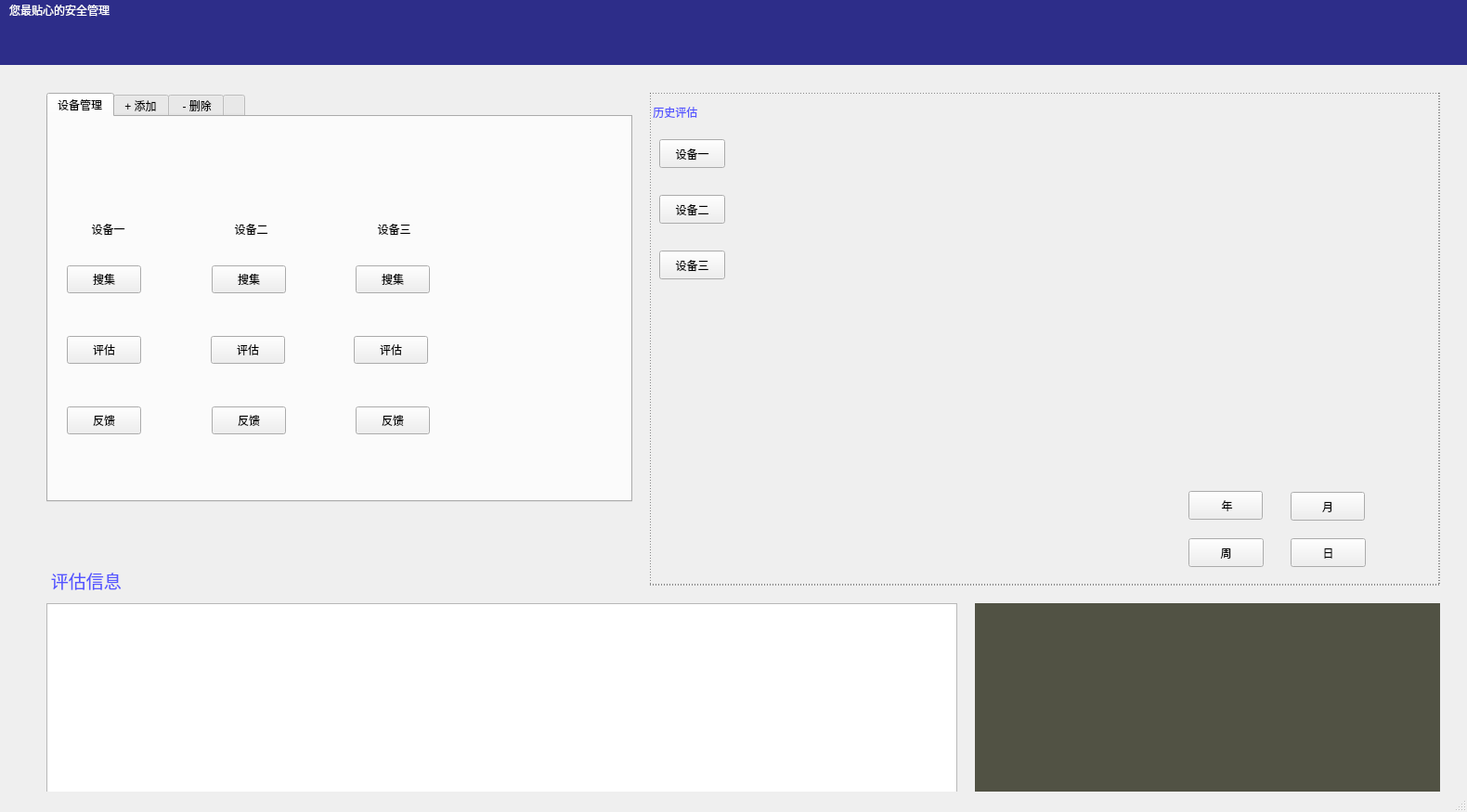
<?xml version="1.0" encoding="UTF-8"?>
<ui version="4.0">
 <class>MainWindow</class>
 <widget class="QMainWindow" name="MainWindow">
  <property name="geometry">
   <rect>
    <x>0</x>
    <y>0</y>
    <width>1580</width>
    <height>875</height>
   </rect>
  </property>
  <property name="maximumSize">
   <size>
    <width>16777215</width>
    <height>16777215</height>
   </size>
  </property>
  <property name="windowTitle">
   <string>MainWindow</string>
  </property>
  <property name="styleSheet">
   <string notr="true"/>
  </property>
  <property name="iconSize">
   <size>
    <width>18</width>
    <height>60</height>
   </size>
  </property>
  <widget class="QWidget" name="centralwidget">
   <widget class="QTabWidget" name="tabWidget">
    <property name="geometry">
     <rect>
      <x>50</x>
      <y>30</y>
      <width>631</width>
      <height>441</height>
     </rect>
    </property>
    <property name="currentIndex">
     <number>0</number>
    </property>
    <widget class="QWidget" name="tab1">
     <property name="styleSheet">
      <string notr="true"/>
     </property>
     <attribute name="title">
      <string>设备管理</string>
     </attribute>
     <widget class="QWidget" name="layoutWidget">
      <property name="geometry">
       <rect>
        <x>20</x>
        <y>300</y>
        <width>391</width>
        <height>54</height>
       </rect>
      </property>
      <layout class="QHBoxLayout" name="horizontalLayout_3">
       <item>
        <widget class="QPushButton" name="feedback1">
         <property name="minimumSize">
          <size>
           <width>0</width>
           <height>30</height>
          </size>
         </property>
         <property name="text">
          <string>反馈</string>
         </property>
        </widget>
       </item>
       <item>
        <spacer name="horizontalSpacer_5">
         <property name="orientation">
          <enum>Qt::Horizontal</enum>
         </property>
         <property name="sizeHint" stdset="0">
          <size>
           <width>40</width>
           <height>20</height>
          </size>
         </property>
        </spacer>
       </item>
       <item>
        <widget class="QPushButton" name="feedback2">
         <property name="minimumSize">
          <size>
           <width>0</width>
           <height>30</height>
          </size>
         </property>
         <property name="text">
          <string>反馈</string>
         </property>
        </widget>
       </item>
       <item>
        <spacer name="horizontalSpacer_6">
         <property name="orientation">
          <enum>Qt::Horizontal</enum>
         </property>
         <property name="sizeHint" stdset="0">
          <size>
           <width>40</width>
           <height>20</height>
          </size>
         </property>
        </spacer>
       </item>
       <item>
        <widget class="QPushButton" name="feedback3">
         <property name="minimumSize">
          <size>
           <width>0</width>
           <height>30</height>
          </size>
         </property>
         <property name="text">
          <string>反馈</string>
         </property>
        </widget>
       </item>
      </layout>
     </widget>
     <widget class="QWidget" name="layoutWidget">
      <property name="geometry">
       <rect>
        <x>20</x>
        <y>210</y>
        <width>389</width>
        <height>82</height>
       </rect>
      </property>
      <layout class="QHBoxLayout" name="horizontalLayout_2">
       <item>
        <widget class="QPushButton" name="evaluate1">
         <property name="minimumSize">
          <size>
           <width>0</width>
           <height>30</height>
          </size>
         </property>
         <property name="styleSheet">
          <string notr="true"/>
         </property>
         <property name="text">
          <string>评估</string>
         </property>
        </widget>
       </item>
       <item>
        <spacer name="horizontalSpacer_3">
         <property name="orientation">
          <enum>Qt::Horizontal</enum>
         </property>
         <property name="sizeHint" stdset="0">
          <size>
           <width>40</width>
           <height>20</height>
          </size>
         </property>
        </spacer>
       </item>
       <item>
        <widget class="QPushButton" name="evaluate1_2">
         <property name="minimumSize">
          <size>
           <width>0</width>
           <height>30</height>
          </size>
         </property>
         <property name="styleSheet">
          <string notr="true"/>
         </property>
         <property name="text">
          <string>评估</string>
         </property>
        </widget>
       </item>
       <item>
        <spacer name="horizontalSpacer_4">
         <property name="orientation">
          <enum>Qt::Horizontal</enum>
         </property>
         <property name="sizeHint" stdset="0">
          <size>
           <width>40</width>
           <height>20</height>
          </size>
         </property>
        </spacer>
       </item>
       <item>
        <widget class="QPushButton" name="evaluate1_3">
         <property name="minimumSize">
          <size>
           <width>0</width>
           <height>30</height>
          </size>
         </property>
         <property name="styleSheet">
          <string notr="true"/>
         </property>
         <property name="text">
          <string>评估</string>
         </property>
        </widget>
       </item>
      </layout>
     </widget>
     <widget class="QWidget" name="layoutWidget">
      <property name="geometry">
       <rect>
        <x>20</x>
        <y>110</y>
        <width>391</width>
        <height>22</height>
       </rect>
      </property>
      <layout class="QHBoxLayout" name="horizontalLayout_4">
       <item>
        <spacer name="horizontalSpacer_9">
         <property name="orientation">
          <enum>Qt::Horizontal</enum>
         </property>
         <property name="sizeType">
          <enum>QSizePolicy::Fixed</enum>
         </property>
         <property name="sizeHint" stdset="0">
          <size>
           <width>20</width>
           <height>10</height>
          </size>
         </property>
        </spacer>
       </item>
       <item>
        <widget class="QLabel" name="label">
         <property name="text">
          <string>  设备一</string>
         </property>
        </widget>
       </item>
       <item>
        <spacer name="horizontalSpacer_7">
         <property name="orientation">
          <enum>Qt::Horizontal</enum>
         </property>
         <property name="sizeHint" stdset="0">
          <size>
           <width>40</width>
           <height>20</height>
          </size>
         </property>
        </spacer>
       </item>
       <item>
        <widget class="QLabel" name="label_4">
         <property name="text">
          <string>  设备二</string>
         </property>
        </widget>
       </item>
       <item>
        <spacer name="horizontalSpacer_8">
         <property name="orientation">
          <enum>Qt::Horizontal</enum>
         </property>
         <property name="sizeHint" stdset="0">
          <size>
           <width>40</width>
           <height>20</height>
          </size>
         </property>
        </spacer>
       </item>
       <item>
        <widget class="QLabel" name="label_5">
         <property name="text">
          <string>  设备三</string>
         </property>
        </widget>
       </item>
       <item>
        <spacer name="horizontalSpacer_10">
         <property name="orientation">
          <enum>Qt::Horizontal</enum>
         </property>
         <property name="sizeType">
          <enum>QSizePolicy::Fixed</enum>
         </property>
         <property name="sizeHint" stdset="0">
          <size>
           <width>20</width>
           <height>10</height>
          </size>
         </property>
        </spacer>
       </item>
      </layout>
     </widget>
     <widget class="QWidget" name="layoutWidget">
      <property name="geometry">
       <rect>
        <x>20</x>
        <y>140</y>
        <width>391</width>
        <height>71</height>
       </rect>
      </property>
      <layout class="QVBoxLayout" name="verticalLayout">
       <item>
        <layout class="QHBoxLayout" name="horizontalLayout">
         <item>
          <widget class="QPushButton" name="ask1">
           <property name="minimumSize">
            <size>
             <width>80</width>
             <height>30</height>
            </size>
           </property>
           <property name="styleSheet">
            <string notr="true"/>
           </property>
           <property name="text">
            <string>搜集</string>
           </property>
          </widget>
         </item>
         <item>
          <spacer name="horizontalSpacer_2">
           <property name="orientation">
            <enum>Qt::Horizontal</enum>
           </property>
           <property name="sizeHint" stdset="0">
            <size>
             <width>40</width>
             <height>20</height>
            </size>
           </property>
          </spacer>
         </item>
         <item>
          <widget class="QPushButton" name="ask2">
           <property name="minimumSize">
            <size>
             <width>0</width>
             <height>30</height>
            </size>
           </property>
           <property name="styleSheet">
            <string notr="true"/>
           </property>
           <property name="text">
            <string>搜集</string>
           </property>
          </widget>
         </item>
         <item>
          <spacer name="horizontalSpacer">
           <property name="orientation">
            <enum>Qt::Horizontal</enum>
           </property>
           <property name="sizeHint" stdset="0">
            <size>
             <width>40</width>
             <height>20</height>
            </size>
           </property>
          </spacer>
         </item>
         <item>
          <widget class="QPushButton" name="ask2_2">
           <property name="minimumSize">
            <size>
             <width>0</width>
             <height>30</height>
            </size>
           </property>
           <property name="styleSheet">
            <string notr="true"/>
           </property>
           <property name="text">
            <string>搜集</string>
           </property>
          </widget>
         </item>
        </layout>
       </item>
      </layout>
     </widget>
     <widget class="QWidget" name="layoutWidget">
      <property name="geometry">
       <rect>
        <x>20</x>
        <y>20</y>
        <width>391</width>
        <height>71</height>
       </rect>
      </property>
      <layout class="QHBoxLayout" name="horizontalLayout_5">
       <item>
        <widget class="QLabel" name="label_2">
         <property name="styleSheet">
          <string notr="true">border-image: url(:/SuCai/computer.png);</string>
         </property>
         <property name="text">
          <string/>
         </property>
        </widget>
       </item>
       <item>
        <spacer name="horizontalSpacer_11">
         <property name="orientation">
          <enum>Qt::Horizontal</enum>
         </property>
         <property name="sizeType">
          <enum>QSizePolicy::Preferred</enum>
         </property>
         <property name="sizeHint" stdset="0">
          <size>
           <width>40</width>
           <height>20</height>
          </size>
         </property>
        </spacer>
       </item>
       <item>
        <widget class="QLabel" name="label_3">
         <property name="styleSheet">
          <string notr="true">border-image: url(:/SuCai/computer.png);</string>
         </property>
         <property name="text">
          <string/>
         </property>
        </widget>
       </item>
       <item>
        <spacer name="horizontalSpacer_12">
         <property name="orientation">
          <enum>Qt::Horizontal</enum>
         </property>
         <property name="sizeType">
          <enum>QSizePolicy::Preferred</enum>
         </property>
         <property name="sizeHint" stdset="0">
          <size>
           <width>40</width>
           <height>20</height>
          </size>
         </property>
        </spacer>
       </item>
       <item>
        <widget class="QLabel" name="label_6">
         <property name="styleSheet">
          <string notr="true">border-image: url(:/SuCai/computer.png);</string>
         </property>
         <property name="text">
          <string/>
         </property>
        </widget>
       </item>
      </layout>
     </widget>
    </widget>
    <widget class="QWidget" name="tab_2">
     <attribute name="title">
      <string>+ 添加</string>
     </attribute>
    </widget>
    <widget class="QWidget" name="tab_3">
     <attribute name="title">
      <string> - 删除</string>
     </attribute>
    </widget>
    <widget class="QWidget" name="tab">
     <attribute name="title">
      <string/>
     </attribute>
    </widget>
   </widget>
   <widget class="QLabel" name="label_7">
    <property name="geometry">
     <rect>
      <x>50</x>
      <y>540</y>
      <width>151</width>
      <height>31</height>
     </rect>
    </property>
    <property name="font">
     <font>
      <family>微软雅黑 Light</family>
      <pointsize>14</pointsize>
      <weight>3</weight>
      <italic>false</italic>
      <bold>false</bold>
     </font>
    </property>
    <property name="styleSheet">
     <string notr="true">font: 25 14pt &quot;微软雅黑 Light&quot;;
color: rgb(85, 85, 255);
</string>
    </property>
    <property name="text">
     <string> 评估信息</string>
    </property>
   </widget>
   <widget class="QTableWidget" name="table">
    <property name="geometry">
     <rect>
      <x>50</x>
      <y>580</y>
      <width>981</width>
      <height>241</height>
     </rect>
    </property>
   </widget>
   <widget class="QLabel" name="label_8">
    <property name="geometry">
     <rect>
      <x>700</x>
      <y>30</y>
      <width>151</width>
      <height>41</height>
     </rect>
    </property>
    <property name="styleSheet">
     <string notr="true">font: 25 14pt &quot;微软雅黑 Light&quot;;
color: rgb(85, 85, 255);</string>
    </property>
    <property name="text">
     <string> 历史评估</string>
    </property>
   </widget>
   <widget class="QPushButton" name="selectB">
    <property name="geometry">
     <rect>
      <x>710</x>
      <y>140</y>
      <width>71</width>
      <height>31</height>
     </rect>
    </property>
    <property name="text">
     <string>设备二</string>
    </property>
   </widget>
   <widget class="QPushButton" name="selectC">
    <property name="geometry">
     <rect>
      <x>710</x>
      <y>200</y>
      <width>71</width>
      <height>31</height>
     </rect>
    </property>
    <property name="text">
     <string>设备三</string>
    </property>
   </widget>
   <widget class="QPushButton" name="selectA">
    <property name="geometry">
     <rect>
      <x>710</x>
      <y>80</y>
      <width>71</width>
      <height>31</height>
     </rect>
    </property>
    <property name="text">
     <string>设备一</string>
    </property>
   </widget>
   <widget class="QChartView" name="widget1" native="true">
    <property name="geometry">
     <rect>
      <x>840</x>
      <y>30</y>
      <width>351</width>
      <height>271</height>
     </rect>
    </property>
   </widget>
   <widget class="QPushButton" name="year">
    <property name="geometry">
     <rect>
      <x>1280</x>
      <y>459</y>
      <width>80</width>
      <height>31</height>
     </rect>
    </property>
    <property name="text">
     <string> 年</string>
    </property>
   </widget>
   <widget class="QPushButton" name="month">
    <property name="geometry">
     <rect>
      <x>1390</x>
      <y>460</y>
      <width>80</width>
      <height>31</height>
     </rect>
    </property>
    <property name="text">
     <string>月</string>
    </property>
   </widget>
   <widget class="QPushButton" name="week">
    <property name="geometry">
     <rect>
      <x>1280</x>
      <y>510</y>
      <width>81</width>
      <height>31</height>
     </rect>
    </property>
    <property name="text">
     <string>周</string>
    </property>
   </widget>
   <widget class="QPushButton" name="day">
    <property name="geometry">
     <rect>
      <x>1390</x>
      <y>510</y>
      <width>81</width>
      <height>31</height>
     </rect>
    </property>
    <property name="text">
     <string>日</string>
    </property>
   </widget>
   <widget class="QLabel" name="backLabel9">
    <property name="geometry">
     <rect>
      <x>1050</x>
      <y>580</y>
      <width>501</width>
      <height>241</height>
     </rect>
    </property>
    <property name="styleSheet">
     <string notr="true">background-color: rgb(81, 82, 68);</string>
    </property>
    <property name="midLineWidth">
     <number>-4</number>
    </property>
    <property name="text">
     <string/>
    </property>
   </widget>
   <widget class="QLabel" name="backlabel10">
    <property name="geometry">
     <rect>
      <x>700</x>
      <y>30</y>
      <width>851</width>
      <height>531</height>
     </rect>
    </property>
    <property name="styleSheet">
     <string notr="true">QLabel{border:1.4px dashed #242424;}
</string>
    </property>
    <property name="text">
     <string/>
    </property>
   </widget>
   <widget class="QLabel" name="label0">
    <property name="geometry">
     <rect>
      <x>0</x>
      <y>0</y>
      <width>1591</width>
      <height>801</height>
     </rect>
    </property>
    <property name="text">
     <string/>
    </property>
   </widget>
   <widget class="QLabel" name="paoma1">
    <property name="geometry">
     <rect>
      <x>1070</x>
      <y>590</y>
      <width>471</width>
      <height>31</height>
     </rect>
    </property>
    <property name="sizePolicy">
     <sizepolicy hsizetype="Expanding" vsizetype="Expanding">
      <horstretch>0</horstretch>
      <verstretch>0</verstretch>
     </sizepolicy>
    </property>
    <property name="styleSheet">
     <string notr="true">color: rgb(41, 183, 65);</string>
    </property>
    <property name="text">
     <string/>
    </property>
   </widget>
   <widget class="QLabel" name="paoma2">
    <property name="geometry">
     <rect>
      <x>1070</x>
      <y>620</y>
      <width>461</width>
      <height>31</height>
     </rect>
    </property>
    <property name="sizePolicy">
     <sizepolicy hsizetype="Expanding" vsizetype="Expanding">
      <horstretch>0</horstretch>
      <verstretch>0</verstretch>
     </sizepolicy>
    </property>
    <property name="styleSheet">
     <string notr="true">color: rgb(41, 183, 65);</string>
    </property>
    <property name="text">
     <string/>
    </property>
   </widget>
   <widget class="QLabel" name="paoma3">
    <property name="geometry">
     <rect>
      <x>1070</x>
      <y>650</y>
      <width>471</width>
      <height>31</height>
     </rect>
    </property>
    <property name="sizePolicy">
     <sizepolicy hsizetype="Expanding" vsizetype="Expanding">
      <horstretch>0</horstretch>
      <verstretch>0</verstretch>
     </sizepolicy>
    </property>
    <property name="styleSheet">
     <string notr="true">color: rgb(41, 183, 65);</string>
    </property>
    <property name="text">
     <string/>
    </property>
   </widget>
   <widget class="QLabel" name="paoma4">
    <property name="geometry">
     <rect>
      <x>1070</x>
      <y>680</y>
      <width>461</width>
      <height>31</height>
     </rect>
    </property>
    <property name="sizePolicy">
     <sizepolicy hsizetype="Expanding" vsizetype="Expanding">
      <horstretch>0</horstretch>
      <verstretch>0</verstretch>
     </sizepolicy>
    </property>
    <property name="styleSheet">
     <string notr="true">color: rgb(41, 183, 65);</string>
    </property>
    <property name="text">
     <string/>
    </property>
   </widget>
   <widget class="QLabel" name="paoma5">
    <property name="geometry">
     <rect>
      <x>1070</x>
      <y>590</y>
      <width>391</width>
      <height>31</height>
     </rect>
    </property>
    <property name="sizePolicy">
     <sizepolicy hsizetype="Expanding" vsizetype="Expanding">
      <horstretch>0</horstretch>
      <verstretch>0</verstretch>
     </sizepolicy>
    </property>
    <property name="styleSheet">
     <string notr="true">color: rgb(41, 183, 65);</string>
    </property>
    <property name="text">
     <string/>
    </property>
   </widget>
   <zorder>backlabel10</zorder>
   <zorder>label0</zorder>
   <zorder>tabWidget</zorder>
   <zorder>label_7</zorder>
   <zorder>table</zorder>
   <zorder>label_8</zorder>
   <zorder>selectB</zorder>
   <zorder>selectC</zorder>
   <zorder>selectA</zorder>
   <zorder>widget1</zorder>
   <zorder>year</zorder>
   <zorder>month</zorder>
   <zorder>week</zorder>
   <zorder>day</zorder>
   <zorder>backLabel9</zorder>
   <zorder>paoma1</zorder>
   <zorder>paoma2</zorder>
   <zorder>paoma3</zorder>
   <zorder>paoma4</zorder>
   <zorder>paoma5</zorder>
  </widget>
  <widget class="QMenuBar" name="menubar">
   <property name="geometry">
    <rect>
     <x>0</x>
     <y>0</y>
     <width>1580</width>
     <height>70</height>
    </rect>
   </property>
   <property name="minimumSize">
    <size>
     <width>0</width>
     <height>70</height>
    </size>
   </property>
   <property name="sizeIncrement">
    <size>
     <width>0</width>
     <height>30</height>
    </size>
   </property>
   <property name="baseSize">
    <size>
     <width>0</width>
     <height>30</height>
    </size>
   </property>
   <property name="styleSheet">
    <string notr="true">background-color: rgb(45, 45, 137);
color: rgb(255, 255, 255);</string>
   </property>
   <widget class="QMenu" name="menuw">
    <property name="title">
     <string>您最贴心的安全管理</string>
    </property>
   </widget>
   <widget class="QMenu" name="menu">
    <property name="title">
     <string/>
    </property>
   </widget>
   <addaction name="menuw"/>
   <addaction name="menu"/>
  </widget>
  <widget class="QStatusBar" name="statusbar">
   <property name="sizeIncrement">
    <size>
     <width>0</width>
     <height>0</height>
    </size>
   </property>
   <property name="styleSheet">
    <string notr="true"/>
   </property>
  </widget>
 </widget>
 <customwidgets>
  <customwidget>
   <class>QChartView</class>
   <extends>QWidget</extends>
   <header>qchartview.h</header>
   <container>1</container>
  </customwidget>
 </customwidgets>
 <resources/>
 <connections/>
</ui>
